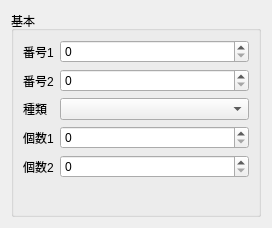
<?xml version="1.0" encoding="UTF-8"?>
<ui version="4.0">
 <class>EquipmentTabForm</class>
 <widget class="QWidget" name="EquipmentTabForm">
  <property name="geometry">
   <rect>
    <x>0</x>
    <y>0</y>
    <width>272</width>
    <height>228</height>
   </rect>
  </property>
  <property name="windowTitle">
   <string notr="true">Form</string>
  </property>
  <layout class="QHBoxLayout" name="horizontalLayout">
   <item>
    <widget class="QGroupBox" name="groupBox_4">
     <property name="title">
      <string>基本</string>
     </property>
     <layout class="QVBoxLayout" name="verticalLayout_2">
      <item>
       <layout class="QFormLayout" name="formLayout">
        <item row="0" column="0">
         <widget class="QLabel" name="label">
          <property name="text">
           <string>番号1</string>
          </property>
         </widget>
        </item>
        <item row="0" column="1">
         <widget class="QSpinBox" name="num1SB">
          <property name="maximum">
           <number>65535</number>
          </property>
         </widget>
        </item>
        <item row="1" column="0">
         <widget class="QLabel" name="label_2">
          <property name="text">
           <string>番号2</string>
          </property>
         </widget>
        </item>
        <item row="1" column="1">
         <widget class="QSpinBox" name="num2SB">
          <property name="maximum">
           <number>65535</number>
          </property>
         </widget>
        </item>
        <item row="2" column="0">
         <widget class="QLabel" name="label_3">
          <property name="text">
           <string>種類</string>
          </property>
         </widget>
        </item>
        <item row="2" column="1">
         <widget class="QComboBox" name="itemCB">
          <property name="minimumSize">
           <size>
            <width>180</width>
            <height>0</height>
           </size>
          </property>
         </widget>
        </item>
        <item row="4" column="0">
         <widget class="QLabel" name="label_7">
          <property name="text">
           <string>個数1</string>
          </property>
         </widget>
        </item>
        <item row="4" column="1">
         <widget class="QSpinBox" name="countSB">
          <property name="minimum">
           <number>0</number>
          </property>
         </widget>
        </item>
        <item row="5" column="0">
         <widget class="QLabel" name="label_4">
          <property name="text">
           <string>個数2</string>
          </property>
         </widget>
        </item>
        <item row="5" column="1">
         <widget class="QSpinBox" name="count2SB"/>
        </item>
       </layout>
      </item>
     </layout>
    </widget>
   </item>
  </layout>
 </widget>
 <resources/>
 <connections/>
</ui>
